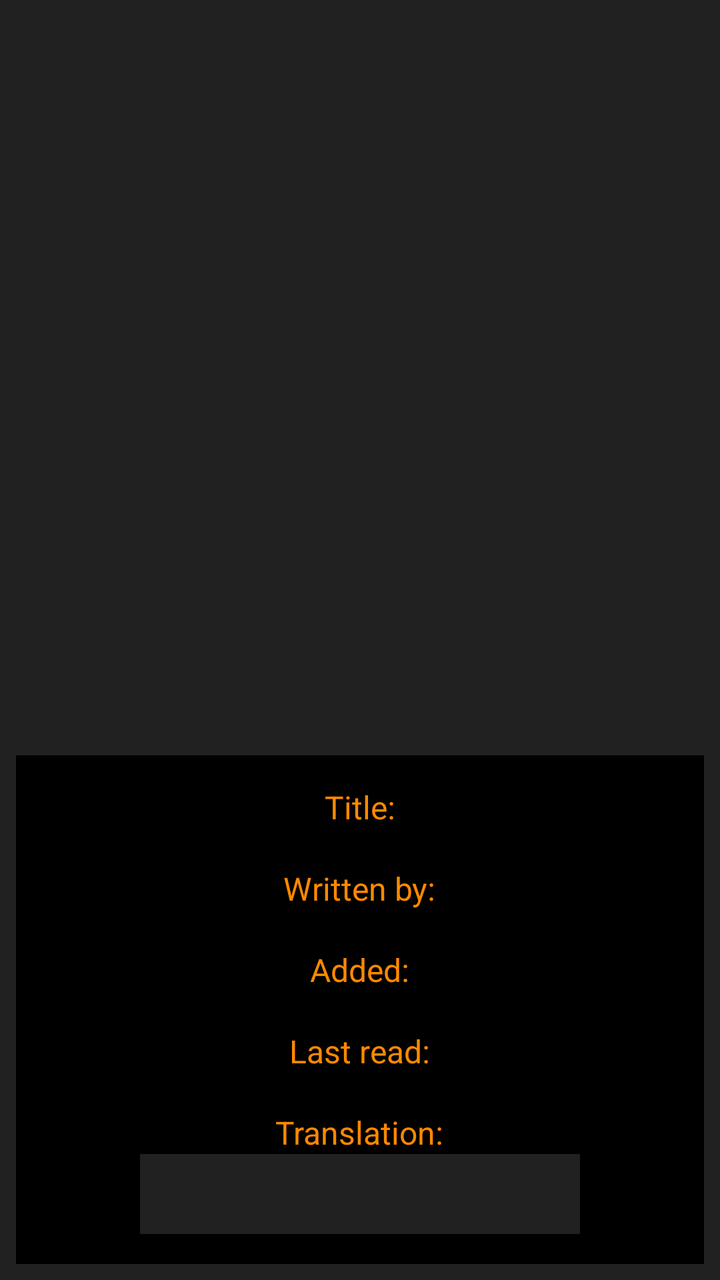
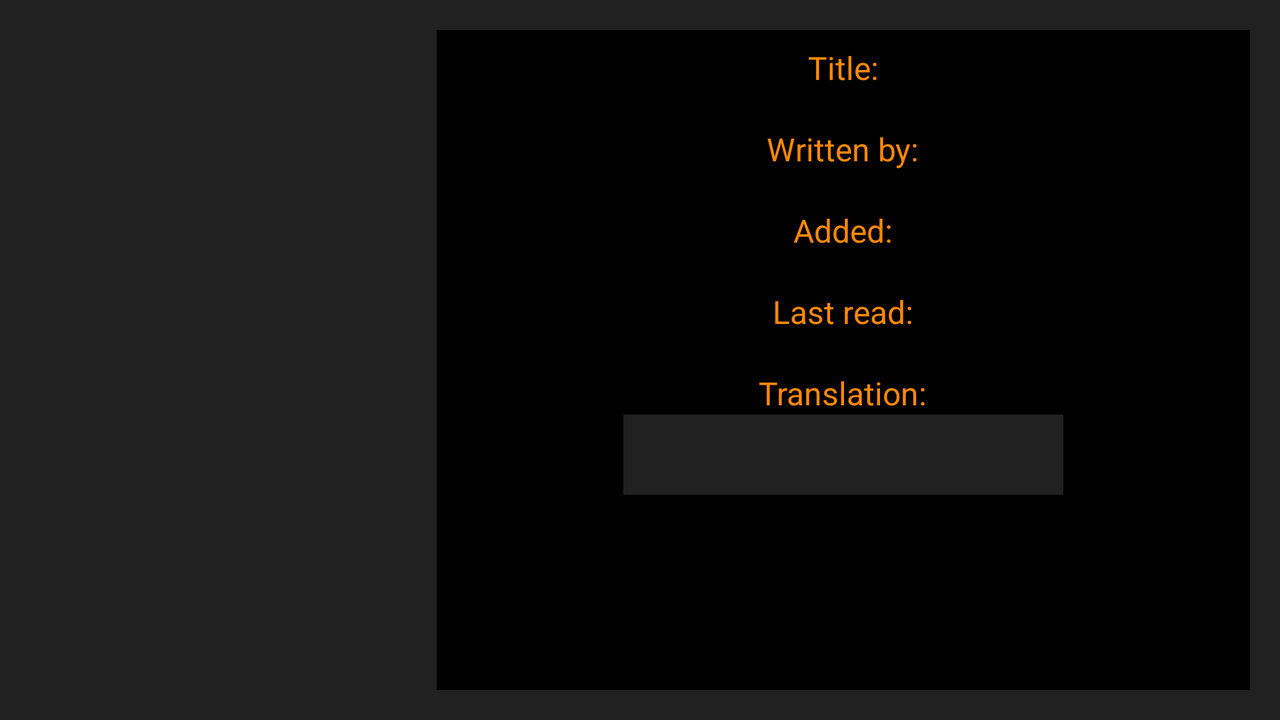

One screen, two layout resources from the same app: the default and the repository's alternative for another configuration. Each is rendered where Android would select it; the XML of both is given below.
<!-- AndroidManifest.xml: application theme AppTheme -->
<!-- res/layout/layout_book_details_activity.xml -->
<?xml version="1.0" encoding="utf-8"?>
<FrameLayout xmlns:android="http://schemas.android.com/apk/res/android"
    android:layout_width="match_parent"
    android:layout_height="match_parent"
    android:background="@color/colorPrimary">

    <ImageView
        android:id="@+id/book_details_book_cover"
        android:padding="10dp"
        android:layout_width="match_parent"
        android:layout_height="wrap_content"
        android:layout_gravity="center_horizontal" />

    <LinearLayout xmlns:android="http://schemas.android.com/apk/res/android"
        android:orientation="vertical" android:layout_width="match_parent"
        android:padding="15dp"
        android:layout_height="wrap_content"
        android:background="@android:color/black"
        android:layout_gravity="bottom"
        android:layout_margin="8dp">

        <TextView
            android:text="@string/book_title"
            android:layout_width="wrap_content"
            android:layout_height="wrap_content"
            android:textColor="@color/pcg_orange"
            android:textSize="16dp"
            android:layout_gravity="center_horizontal" />
        <TextView
            android:id="@+id/book_details_book_name"
            android:layout_width="wrap_content"
            android:layout_height="wrap_content"
            android:textColor="@android:color/white"
            android:layout_gravity="center_horizontal" />

        <TextView
            android:text="@string/book_author"
            android:layout_width="wrap_content"
            android:layout_height="wrap_content"
            android:textColor="@color/pcg_orange"
            android:textSize="16dp"
            android:layout_gravity="center_horizontal" />
        <TextView
            android:id="@+id/book_details_authors"
            android:layout_width="wrap_content"
            android:layout_height="wrap_content"
            android:textColor="@android:color/white"
            android:layout_gravity="center_horizontal" />

        <TextView
            android:text="@string/book_added"
            android:layout_width="wrap_content"
            android:layout_height="wrap_content"
            android:textColor="@color/pcg_orange"
            android:textSize="16dp"
            android:layout_gravity="center_horizontal" />
        <TextView
            android:id="@+id/book_details_date_added"
            android:layout_width="wrap_content"
            android:layout_height="wrap_content"
            android:textColor="@android:color/white"
            android:layout_gravity="center_horizontal" />

        <TextView
            android:text="@string/book_last_read"
            android:layout_width="wrap_content"
            android:layout_height="wrap_content"
            android:textColor="@color/pcg_orange"
            android:textSize="16dp"
            android:layout_gravity="center_horizontal" />
        <TextView
            android:id="@+id/book_details_last_read"
            android:layout_width="wrap_content"
            android:layout_height="wrap_content"
            android:textColor="@android:color/white"
            android:layout_gravity="center_horizontal" />

        <TextView
            android:text="@string/book_translation_config"
            android:layout_width="wrap_content"
            android:layout_height="wrap_content"
            android:textColor="@color/pcg_orange"
            android:textSize="16dp"
            android:layout_gravity="center_horizontal" />
        <Spinner
            android:id="@+id/languages_list"
            android:spinnerMode="dropdown"
            android:layout_width="220dp"
            android:layout_height="40dp"
            android:layout_gravity="center_horizontal"
            android:textAlignment="center"
            android:background="@color/colorPrimary" />


    </LinearLayout>
</FrameLayout>
<!-- resources referenced by this layout -->
<resources>
  <color name="colorPrimary">#212121</color>
  <color name="pcg_orange">#FF8900</color>
  <string name="book_added">Added:</string>
  <string name="book_author">Written by:</string>
  <string name="book_last_read">Last read:</string>
  <string name="book_title">Title:</string>
  <string name="book_translation_config">Translation:</string>
  <style name="AppTheme" parent="Theme.AppCompat.Light.NoActionBar">
          
          <item name="android:textColorPrimary">@color/skull_white</item>
          <item name="android:textColorSecondary">@color/secondary_gray</item>
          <item name="colorPrimary">@color/colorPrimary</item>
          <item name="colorPrimaryDark">@color/colorPrimaryDark</item>
          <item name="colorAccent">@color/pcg_orange</item>
          <item name="windowActionBar">false</item>
          <item name="windowNoTitle">true</item>
          <item name="windowActionModeOverlay">true</item>
          <item name="actionModeStyle">@style/ActionMode</item>
          <item name="popupMenuStyle">@style/PopupStyle</item>
          <item name="android:popupMenuStyle">@style/PopupStyle</item>
          <item name="android:alertDialogStyle">@style/AlertDialogCustom</item>
          <item name="android:itemTextAppearance">@style/TextAppearance</item>
          <item name="actionMenuTextColor">@android:color/white</item>
          <item name="android:actionMenuTextColor">@android:color/white</item>
          <item name="textAppearanceLargePopupMenu">@style/MyShareActionProviderStyle</item>
          <item name="textAppearanceSmallPopupMenu">@style/MyShareActionProviderStyle</item>
          <item name="listPopupWindowStyle">@style/PopupStyle</item>
          <item name="android:itemBackground">@color/colorPrimary</item>
      </style>
  <color name="skull_white">#EEEEEE</color>
  <color name="secondary_gray">#757575</color>
  <color name="colorPrimaryDark">#000000</color>
  <style name="ActionMode" parent="@style/Widget.AppCompat.Light.ActionMode.Inverse">
          <item name="background">@color/colorPrimaryDark</item>
      </style>
  <style name="PopupStyle" parent="Widget.AppCompat.PopupMenu">
          <item name="android:popupBackground">@color/colorPrimary</item>
      </style>
  <style name="AlertDialogCustom" parent="Theme.AppCompat.Light.Dialog.Alert">
          <item name="android:textColor">@android:color/black</item>
          <item name="colorAccent">@color/pcg_orange</item>
          <item name="android:textColorPrimary">@color/pcg_orange</item>
          <item name="colorPrimary">@color/pcg_orange</item>
          <item name="android:borderlessButtonStyle">@color/pcg_orange</item>
      </style>
  <style name="TextAppearance">
          <item name="android:textColor">@android:color/white</item>
      </style>
  <style name="MyShareActionProviderStyle" parent="@android:style/TextAppearance.Holo.Widget.ActionBar.Subtitle">
          <item name="android:textColor">@android:color/white</item>
      </style>
</resources>
<!-- res/layout-land/layout_book_details_activity.xml (the repository's variant of the layout above) -->
<!-- drawn on the phone turned sideways -->
<?xml version="1.0" encoding="utf-8"?>
<LinearLayout xmlns:android="http://schemas.android.com/apk/res/android"
    android:orientation="horizontal" android:layout_width="match_parent"
    android:padding="15dp"
    android:layout_height="match_parent"
    android:background="@color/colorPrimary">

    <ImageView
        android:id="@+id/book_details_book_cover"
        android:padding="10dp"
        android:layout_weight="1"
        android:layout_width="0dp"
        android:layout_height="wrap_content"
        android:layout_gravity="center" />

    <LinearLayout
        android:layout_weight="2"
        android:layout_width="0dp"
        android:orientation="vertical"
        android:layout_height="match_parent"
        android:background="@color/colorPrimaryDark"
        android:padding="8dp">

        <TextView
            android:text="@string/book_title"
            android:layout_width="wrap_content"
            android:layout_height="wrap_content"
            android:textColor="@color/pcg_orange"
            android:textSize="16dp"
            android:layout_gravity="center_horizontal" />
        <TextView
            android:id="@+id/book_details_book_name"
            android:layout_width="wrap_content"
            android:layout_height="wrap_content"
            android:textColor="@android:color/white"
            android:layout_gravity="center_horizontal" />

        <TextView
            android:text="@string/book_author"
            android:layout_width="wrap_content"
            android:layout_height="wrap_content"
            android:textColor="@color/pcg_orange"
            android:textSize="16dp"
            android:layout_gravity="center_horizontal" />
        <TextView
            android:id="@+id/book_details_authors"
            android:layout_width="wrap_content"
            android:layout_height="wrap_content"
            android:textColor="@android:color/white"
            android:layout_gravity="center_horizontal" />

        <TextView
            android:text="@string/book_added"
            android:layout_width="wrap_content"
            android:layout_height="wrap_content"
            android:textColor="@color/pcg_orange"
            android:textSize="16dp"
            android:layout_gravity="center_horizontal" />
        <TextView
            android:id="@+id/book_details_date_added"
            android:layout_width="wrap_content"
            android:layout_height="wrap_content"
            android:textColor="@android:color/white"
            android:layout_gravity="center_horizontal" />

        <TextView
            android:text="@string/book_last_read"
            android:layout_width="wrap_content"
            android:layout_height="wrap_content"
            android:textColor="@color/pcg_orange"
            android:textSize="16dp"
            android:layout_gravity="center_horizontal" />
        <TextView
            android:id="@+id/book_details_last_read"
            android:layout_width="wrap_content"
            android:layout_height="wrap_content"
            android:textColor="@android:color/white"
            android:layout_gravity="center_horizontal" />

        <TextView
            android:text="@string/book_translation_config"
            android:layout_width="wrap_content"
            android:layout_height="wrap_content"
            android:textColor="@color/pcg_orange"
            android:textSize="16dp"
            android:layout_gravity="center_horizontal" />
        <Spinner
            android:id="@+id/languages_list"
            android:spinnerMode="dropdown"
            android:layout_width="220dp"
            android:layout_height="40dp"
            android:layout_gravity="center_horizontal"
            android:textAlignment="center"
            android:background="@color/colorPrimary" />

    </LinearLayout>

</LinearLayout>
<!-- resources referenced by the variant -->
<!-- as the phone turned sideways resolves them -->
<resources>
  <color name="colorPrimary">#212121</color>
  <color name="colorPrimaryDark">#000000</color>
  <color name="pcg_orange">#FF8900</color>
  <string name="book_added">Added:</string>
  <string name="book_author">Written by:</string>
  <string name="book_last_read">Last read:</string>
  <string name="book_title">Title:</string>
  <string name="book_translation_config">Translation:</string>
  <style name="AppTheme" parent="Theme.AppCompat.Light.NoActionBar">
          
          <item name="android:textColorPrimary">@color/skull_white</item>
          <item name="android:textColorSecondary">@color/secondary_gray</item>
          <item name="colorPrimary">@color/colorPrimary</item>
          <item name="colorPrimaryDark">@color/colorPrimaryDark</item>
          <item name="colorAccent">@color/pcg_orange</item>
          <item name="windowActionBar">false</item>
          <item name="windowNoTitle">true</item>
          <item name="windowActionModeOverlay">true</item>
          <item name="actionModeStyle">@style/ActionMode</item>
          <item name="popupMenuStyle">@style/PopupStyle</item>
          <item name="android:popupMenuStyle">@style/PopupStyle</item>
          <item name="android:alertDialogStyle">@style/AlertDialogCustom</item>
          <item name="android:itemTextAppearance">@style/TextAppearance</item>
          <item name="actionMenuTextColor">@android:color/white</item>
          <item name="android:actionMenuTextColor">@android:color/white</item>
          <item name="textAppearanceLargePopupMenu">@style/MyShareActionProviderStyle</item>
          <item name="textAppearanceSmallPopupMenu">@style/MyShareActionProviderStyle</item>
          <item name="listPopupWindowStyle">@style/PopupStyle</item>
          <item name="android:itemBackground">@color/colorPrimary</item>
      </style>
  <color name="skull_white">#EEEEEE</color>
  <color name="secondary_gray">#757575</color>
  <style name="ActionMode" parent="@style/Widget.AppCompat.Light.ActionMode.Inverse">
          <item name="background">@color/colorPrimaryDark</item>
      </style>
  <style name="PopupStyle" parent="Widget.AppCompat.PopupMenu">
          <item name="android:popupBackground">@color/colorPrimary</item>
      </style>
  <style name="AlertDialogCustom" parent="Theme.AppCompat.Light.Dialog.Alert">
          <item name="android:textColor">@android:color/black</item>
          <item name="colorAccent">@color/pcg_orange</item>
          <item name="android:textColorPrimary">@color/pcg_orange</item>
          <item name="colorPrimary">@color/pcg_orange</item>
          <item name="android:borderlessButtonStyle">@color/pcg_orange</item>
      </style>
  <style name="TextAppearance">
          <item name="android:textColor">@android:color/white</item>
      </style>
  <style name="MyShareActionProviderStyle" parent="@android:style/TextAppearance.Holo.Widget.ActionBar.Subtitle">
          <item name="android:textColor">@android:color/white</item>
      </style>
</resources>
